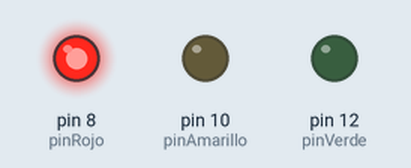
This sketch was run on a simulated Arduino Uno, built with avr-gcc and run on an emulated ATmega328P. On the bench: output pins drawn as LEDs (lit = HIGH).

Above: at 0.7 s.
At 2.2 s:
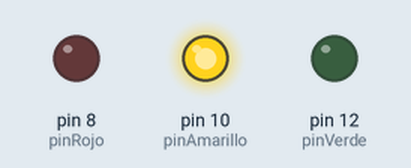
At 3.7 s:
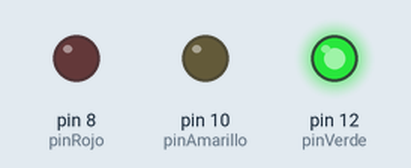
Timing chart, 0 to 5.9 s (numbered marks = the images above):
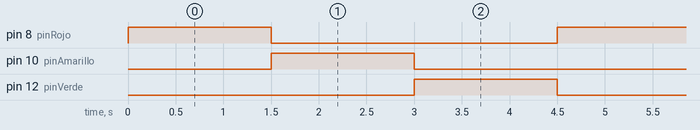

The sketch:

sketch_mar30a.ino
```cpp
int pinRojo = 8;
int pinAmarillo = 10;
int pinVerde = 12;
void setup() {
  // put your setup code here, to run once:
pinMode(pinRojo, OUTPUT);
  pinMode(pinAmarillo, OUTPUT);
  pinMode(pinVerde, OUTPUT);
}

void loop() {
  // put your main code here, to run repeatedly:
setColor(255, 0, 0); // rojo
  delay(1500);
   setColor(0, 255 , 0); // amarillo
  delay(1500);
  setColor(0, 0, 255); // verde
  delay(1500);
}
void setColor(int red, int yellow, int green){
  analogWrite(pinRojo, red);
  analogWrite(pinAmarillo, yellow);
  analogWrite(pinVerde, green);
}
```

Measured:
- by itself, pin 8 (pinRojo), pin 10 (pinAmarillo), pin 12 (pinVerde): alternates HIGH for 1.5 s and LOW for 3.0 s
- by itself, everything shown: repeats every 4.5 s, in 3 steps
